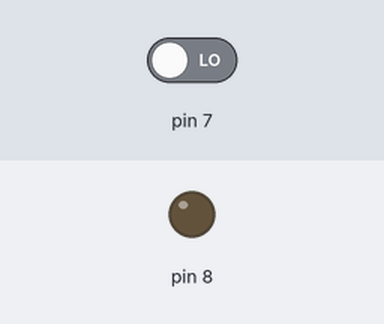
This sketch was run on a simulated Arduino Uno, built with avr-gcc and run on an emulated ATmega328P. Shown: output pins drawn as LEDs (lit = HIGH). The inputs (shaded band) are chosen by the test bench; at power-on: pin 7 LOW.

Above: at 1.2 s.
1.3 s: pin 7 driven HIGH
At 1.6 s:
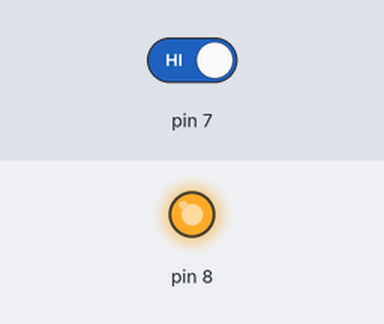
2.8 s: pin 7 driven LOW
At 4.0 s:
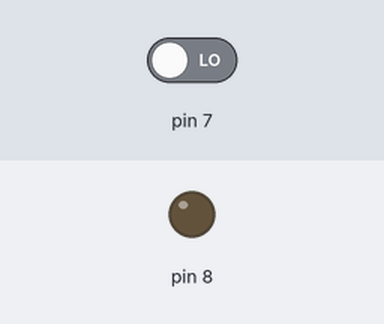
Timing chart, 0 to 5.8 s (numbered marks = the images above; inputs shaded):
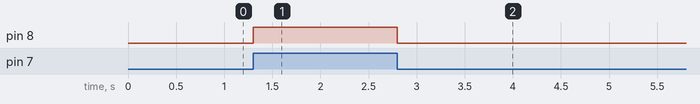

Measured:
- after the input at 1.3 s, pin 8: LOW → HIGH at once
- after the input at 2.8 s, pin 8: HIGH → LOW at once

The sketch:

08_pir_led.ino
```cpp
void setup()
{
  pinMode(7, INPUT);
  pinMode(8, OUTPUT);
}

void loop()
{
  int readValue = digitalRead(7);

  if(readValue == 1){
    digitalWrite(8, HIGH);
  } else{
    digitalWrite(8, LOW);
  }
}
```
